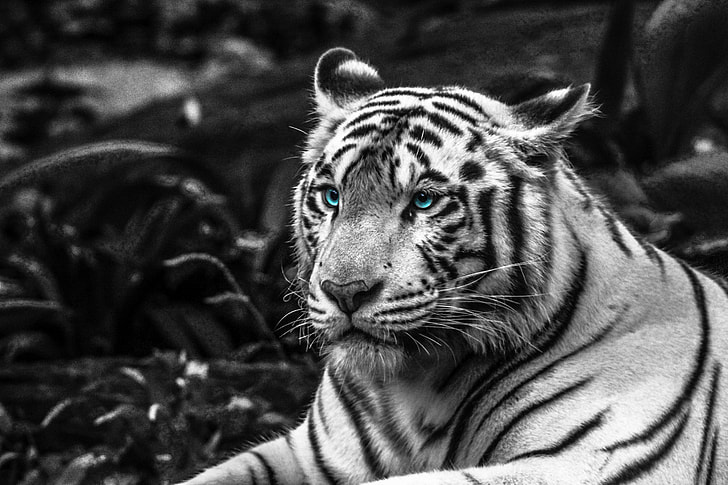
#> input picture grayscale.jpg, 728 x 485 px, found by its file name
$ python 5.py   (older library calls are emulated)
#> lines starting #> are read from the running program, lines starting #| are printed output that depends on the picture
import cv2
import numpy as np
import matplotlib.pyplot as plt

# LOAD IMAGE IN GRAYSCALE

image = cv2.imread(r"C:\Users\shalu\Desktop\codes\MVPR\grayscale.jpg")
#> image is the input picture: shape (485, 728, 3); mean B, G, R 74.5, 74.5, 74.4

if image is None:
    print("Error loading image")
    exit()

# APPLY GAUSSIAN BLUR


blurred = cv2.GaussianBlur(image, (5, 5), 0)

# CREATE UNSHARP MASK


mask = cv2.subtract(image, blurred)
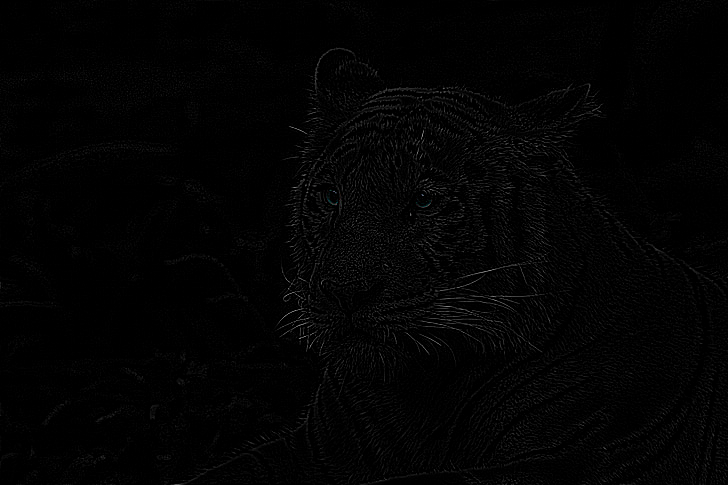
#> mask: shape (485, 728, 3); mean B, G, R 3.1, 3.1, 3.1

# DIFFERENT MASK WEIGHTS

weights = [0.5, 1.0, 1.5, 2.0]

# Store sharpened images
sharpened_images = []

for w in weights:
    sharpened = cv2.addWeighted(image, 1.0, mask, w, 0)
    sharpened_images.append(sharpened)
#> this loop made 4 passes
#> pass 3, `sharpened = cv2.addWeighted(image, 1.0, mask, w, 0)`:
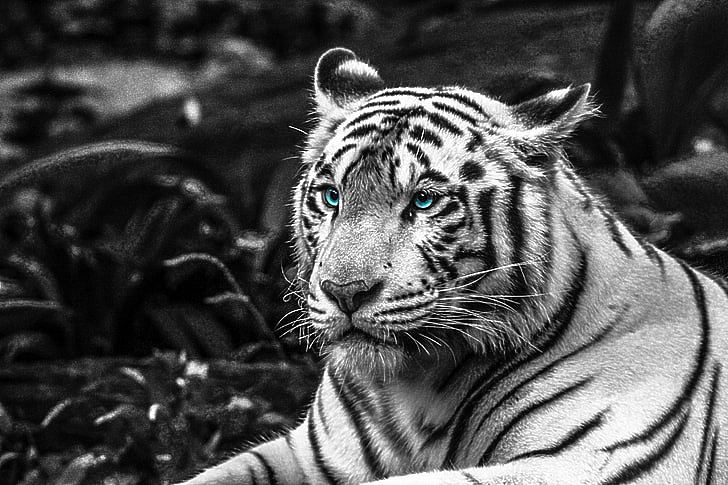
#> sharpened: shape (485, 728, 3); mean B, G, R 78.6, 78.6, 78.5
#> after the loop, sharpened_images = 4 items

# DISPLAY RESULTS

plt.figure(figsize=(18, 5))

# Original Image
plt.subplot(1, 5, 1)
plt.imshow(image, cmap='gray')
plt.title("Original")
plt.axis('off')

# Sharpened Images
for i, (w, img) in enumerate(zip(weights, sharpened_images)):
    plt.subplot(1, 5, i + 2)
    plt.imshow(img, cmap='gray')
    plt.title(f"Weight = {w}")
    plt.axis('off')
#> this loop made 4 passes
#> w on passes 1 to 4: 0.5, 1, 1.5, 2

plt.tight_layout()
plt.show()
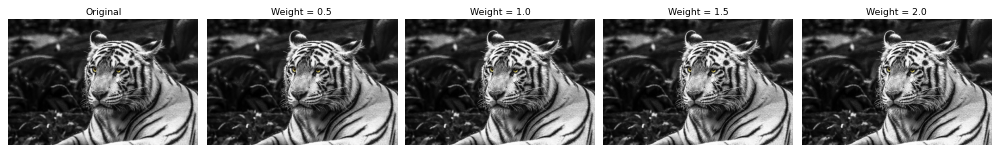
#> figure drawn by matplotlib, 5 panels; B, G, R data is drawn as R, G, B

# IMAGE ANALYSIS

def edge_strength(img):
    """
    Calculate edge strength using Laplacian Variance.
    Higher value = Sharper image.
    """
    return cv2.Laplacian(img, cv2.CV_64F).var()

print("\n===== UNSHARP MASKING ANALYSIS =====\n")

original_strength = edge_strength(image)
#> original_strength = 1560

print(f"Original Image")
print(f"- Edge Strength: {original_strength:.2f}\n")
#| - Edge Strength: 1560.04

for w, img in zip(weights, sharpened_images):

    strength = edge_strength(img)

    print(f"Weight = {w}")
    print(f"- Edge Strength: {strength:.2f}")

    if w == 0.5:
        print("- Mild sharpening")
        print("- Slight enhancement of edges")
        print("- Natural appearance")
        print("- Minimal noise amplification\n")

    elif w == 1.0:
        print("- Moderate sharpening")
        print("- Clear edge enhancement")
        print("- Good balance between sharpness and image quality")
        print("- Suitable for most images\n")

    elif w == 1.5:
        print("- Strong sharpening")
        print("- Fine details become more visible")
        print("- Increased edge contrast")
        print("- Slight halo artifacts may appear\n")

    elif w == 2.0:
        print("- Very strong sharpening")
        print("- Maximum edge enhancement")
        print("- Fine details highly emphasized")
        print("- Noise amplification is noticeable")
        print("- Possible over-sharpening and halo effects\n")
#> this loop made 4 passes
#> (w, strength) on passes 1 to 4: (0.5, 2342.1), (1, 3210.7), (1.5, 4119.1), (2, 5031.9)
#> (printed output is left out)

# CONCLUSION

print(" CONCLUSION ")

print("""
Unsharp masking enhances image sharpness by adding a weighted
high-frequency mask to the original image.

OBSERVATIONS:

• Weight 0.5:
  - Produces mild sharpening.
  - Preserves a natural appearance.
  - Suitable when only slight enhancement is required.

• Weight 1.0:
  - Provides balanced sharpening.
  - Enhances edges clearly without excessive artifacts.
  - Gives good overall visual quality.

• Weight 1.5:
  - Produces strong sharpening.
  - Highlights fine image details.
  - May introduce minor halo effects around edges.

• Weight 2.0:
  - Produces very strong sharpening.
  - Maximizes edge visibility and detail enhancement.
  - Can amplify noise and create over-sharpening artifacts.

FINAL INFERENCE:

As the mask weight increases, image sharpness and edge strength
increase. However, excessive sharpening can introduce noise and
halo artifacts. Weight values between 1.0 and 1.5 generally
provide the best balance between edge enhancement and image quality,
while 2.0 demonstrates aggressive sharpening.
""")
